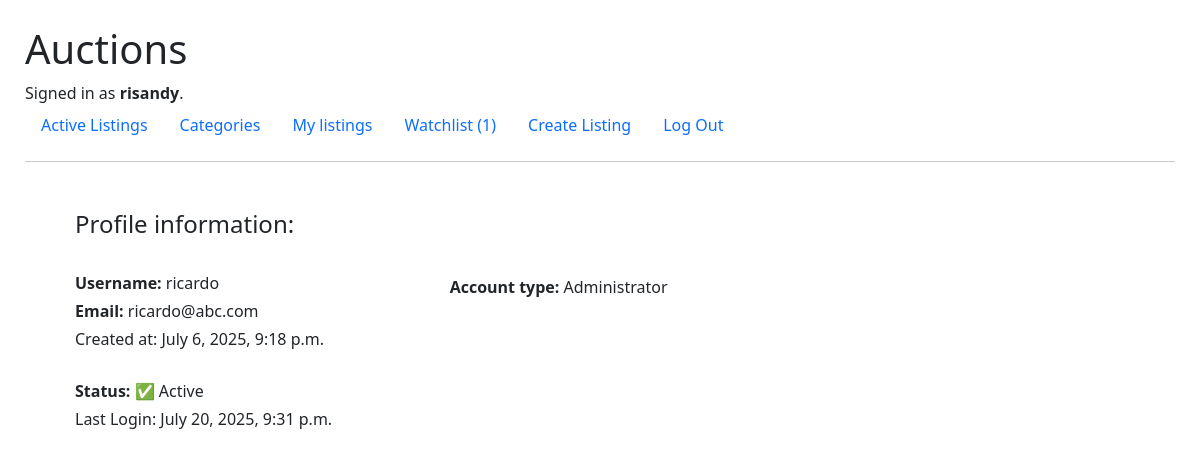
The page /user/ricardo (signed in) on the database its author committed.
### auctions/models.py (models this page shows)
class User(AbstractUser):
    pass

### auctions/views.py (the view)
# urls.py: path("user/<str:username>", views.user_profile, name="user_profile"),
def user_profile(request, username):
    user_profile = User.objects.get(username=username)
    return render(request, "auctions/user_profile.html", {
        "user_profile": user_profile
    })

### auctions/context_processors.py (called while the page is built)
def watchlist_count(request):
    if request.user.is_authenticated:
        count = Watchlist.objects.filter(user=request.user).count()
    else:
        count = 0
    return {
        'watchlist_count': count
    }

### auctions/templates/auctions/user_profile.html
{% extends "auctions/layout.html" %}
{% block body %}
    <div style="padding-left: 50px">
        <div class="row align-items-start mt-5">
            <div class="col-md-4">
                <h4>Profile information:</h4>
                <br>
                <p class="mb-1"><strong>Username:</strong> {{ user_profile.username }}</p>
                <p class="mb-1"><strong>Email:</strong> {{ user_profile.email }}</p>
                <p class="mb-1">Created at: {{ user_profile.date_joined }}</p>
                <br>
                <p class="mb-1"><strong>Status:</strong> {% if user_profile.is_active %} ✅ Active {% else %} ❌ Disabled {% endif %}</p>
                <p class="mb-1">Last Login: {{ user_profile.last_login }}</p>
            </div>
            <div class="col-md-7" style="margin-top: 65px;">
                <p class="mb-1"><strong>Account type:</strong>
                    {% if user_profile.is_superuser and user_profile.is_staff %} Administrator {% else %} User {% endif %}
                </p>
            </div>
        </div>
    </div>
{% endblock %}

### auctions/templates/auctions/layout.html (shortened to what this page needs)
<!DOCTYPE html>
<html lang="en">
    <head>
        {% load static %}
        <link href="https://cdn.jsdelivr.net/npm/bootstrap@5.3.0/dist/css/bootstrap.min.css" rel="stylesheet">
        <link rel="stylesheet" href="https://cdn.jsdelivr.net/npm/bootstrap-icons@1.10.5/font/bootstrap-icons.css">
        <link href="{% static 'auctions/styles.css' %}" rel="stylesheet">
    </head>
    <body>
        <h1>Auctions</h1>
        <div>
            {% if user.is_authenticated %}
                Signed in as <strong>{{ user.username }}</strong>.
            {% else %}
                Not signed in.
            {% endif %}
        </div>
        <ul class="nav">
            <li class="nav-item">
                <a class="nav-link" href="{% url 'index' %}">Active Listings</a>
            </li>
            <li class="nav-item">
                <a class="nav-link" href="{% url 'categories' %}">Categories</a>
            </li>
            {% if user.is_authenticated %}
                <li class="nav-item">
                    <a class="nav-link" href="{% url 'my_listings' %}">My listings</a>
                </li>
                <li class="nav-item">
                    <a class="nav-link" href="{% url 'watchlist' %}">
                        Watchlist {% if watchlist_count > 0 %}({{ watchlist_count }}){% endif %}
                    </a>
                </li>
                <li class="nav-item">
                    <a class="nav-link" href="{% url 'create_listing' %}">Create Listing</a>
                </li>
                <li class="nav-item">
                    <a class="nav-link" href="{% url 'logout' %}">Log Out</a>
                </li>
            {% endif %}
        </ul>
        <hr>
        {% block body %}
        {% endblock %}
    </body>
</html>

### auctions/static/auctions/styles.css (style rules this page uses)
body { padding: 25px; }

### rows shown on the page
User: username "risandy"
User: username "ricardo", email "ricardo@abc.com", date_joined "July 6, 2025, 9:18 p.m.", last_login "July 20, 2025, 9:31 p.m."

### other values the page prints
{{ watchlist_count }} "1"
